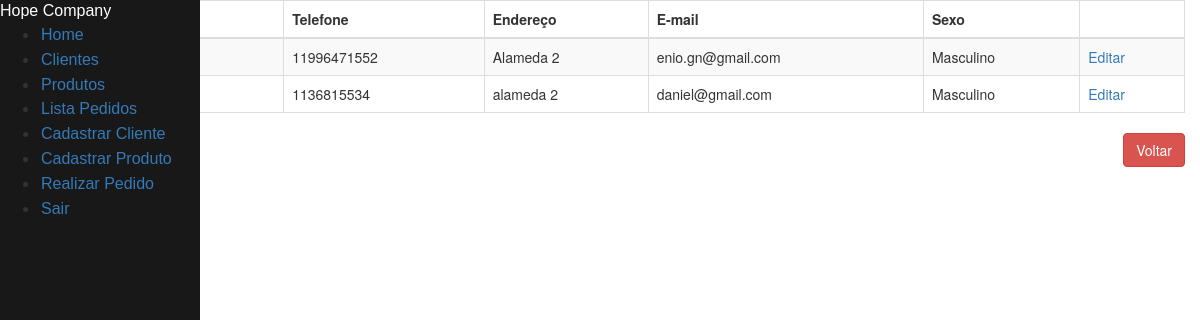
The page /cliente/ on the database as committed earlier.
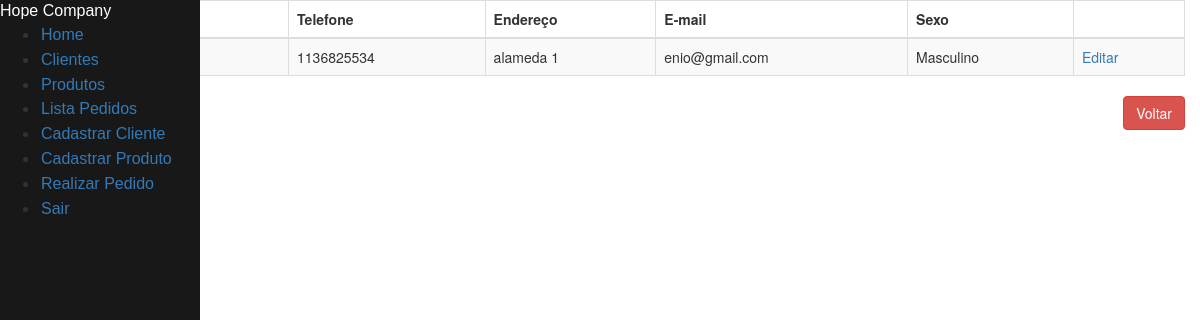
The same page on the database as committed later.
### tables this page shows
CREATE TABLE cliente (
    id_cliente INTEGER PRIMARY KEY AUTOINCREMENT,
    nome VARCHAR(50) NOT NULL,
    sexo VARCHAR(1) NOT NULL,
    telefone CHAR(11) NULL,
    endereco CHAR(100) NULL,
    email CHAR(100) NULL
);

### clientes.py (the view)
@app.route("/cliente/")
def listar_clientes_api():
    return render_template("lista_clientes.html", clientes = listar_clientes())

### clientes.py (called while the page is built)
def row_to_dict(description, row):
    if row == None:
        return None
    d = {}
    for i in range(0, len(row)):
        d[description[i][0]] = row[i]
    return d

def rows_to_dict(description, rows):
    result = []
    for row in rows:
        result.append(row_to_dict(description, row))
    return result

def conectar():
    return sqlite3.connect('clientes.db')

def listar_clientes():
    with closing(conectar()) as con, closing(con.cursor()) as cur:
        cur.execute("SELECT id_cliente, nome, sexo, telefone, endereco, email FROM cliente ORDER BY id_cliente")
        return rows_to_dict(cur.description, cur.fetchall())

### templates/lista_clientes.html (shortened to what this page needs)
{% extends "menu.html" %}
{% block content %}
<div class="container col-md-18">
    <div class="table-responsive" id="sailorTableArea">
        <table id="sailorTable" class="table table-striped table-bordered">
            <thead>
                <tr>
                    <th>ID</th>
                    <th>Nome</th>
                    <th>Telefone</th>
                    <th>Endereço</th>
                    <th>E-mail</th>
                    <th>Sexo</th>
                    <th>&nbsp;</th>
                </tr>
            </thead>
            <tbody>
                {% for cliente in clientes %}
                <tr>
                    <td>{{cliente['id_cliente']}}</td>
                    <td>{{cliente['nome']}}</td>
                    <td>{{cliente['telefone']}}</td>
                    <td>{{cliente['endereco']}}</td>
                    <td>{{cliente['email']}}</td>
                    <td>{% if cliente['sexo'] == 'M' %}Masculino{% else %}Feminino{% endif %}</td>
                    <td><a href="/cliente/{{cliente['id_cliente']}}" class="botao">Editar</a></td>
                </tr>
                {% endfor %}
            </tbody>
        </table>
        </div>
    </div>
    <div class="form-group">
        <label class="col-md-4 control-label" for="btnsalvar"></label>
        <div class="col-md-8 text-right">
            <a id="btncancelar" name="btncancelar" class="btn btn-danger" href="/menu">Voltar</a>
        </div>
    </div>
{% endblock %}

### templates/menu.html (shortened to what this page needs)
<!DOCTYPE html>
<html>
<head>
  {% block head%}
  <link href="//maxcdn.bootstrapcdn.com/bootstrap/3.3.0/css/bootstrap.min.css" rel="stylesheet" id="bootstrap-css">
  <link rel="stylesheet" href="https://unpkg.com/purecss@2.0.3/build/pure-min.css">
{% endblock %}
<header>
    {% block navbar %}
    <div class="pure-menu custom-restricted-width">
        <span class="pure-menu-heading">Hope Company</span>
        <ul class="pure-menu-list">
            <li class="pure-menu-item">
                <a href="/menu/" class="pure-menu-link">Home</a>
            </li>
            <li class="pure-menu-item">
                <a href="/cliente" class="pure-menu-link">Clientes</a>
            </li>
            <li class="pure-menu-item">
                <a href="/produto" class="pure-menu-link">Produtos</a>
            </li>
            <li class="pure-menu-item">
                <a href="/pedido" class="pure-menu-link">Lista Pedidos</a>
            </li>
            <li class="pure-menu-item">
                <a href="/cliente/novo" class="pure-menu-link">Cadastrar Cliente</a>
            </li>
            <li class="pure-menu-item">
                <a href="/produto/novo" class="pure-menu-link">Cadastrar Produto</a>
            </li>
            <li class="pure-menu-item">
                <a href="/pedido/novo/" class="pure-menu-link">Realizar Pedido</a>
            </li>
            <li class="pure-menu-item">
                <a href="/" class="pure-menu-link">Sair</a>
            </li>
        </ul>
    </div>
</header>
{% endblock %}
<body onload="atualizaRelogio()">
    {% block body%}
        <section>
            {% block content%}{% endblock %}
        </section>
    {% endblock %}
</body>
</html>

### templates/menu.html (style rules this page uses)
body { background-color: #ffffff; }
.custom-restricted-width { display: inline-block; background-color: #191818; width: 200px; }
.pure-menu-heading { font-family: Arial, Helvetica, sans-serif; font-size: 12pt; color: white; }
.pure-menu-link { font-family: Arial, Helvetica, sans-serif; font-size: 12pt; }
.pure-menu { height: 100%; position: absolute; }
.pure-menu-item { padding: 1px; }
section { float: right; }

Rows that differ between the two databases and show on the page:
removed cliente: telefone "1136815534", endereco "alameda 2", email "daniel@gmail.com", sexo "Masculino"
changed cliente: telefone "11996471552" → "1136825534"; endereco "Alameda 2" → "alameda 1"; email "enio.gn@gmail.com" → "enio@gmail.com"
